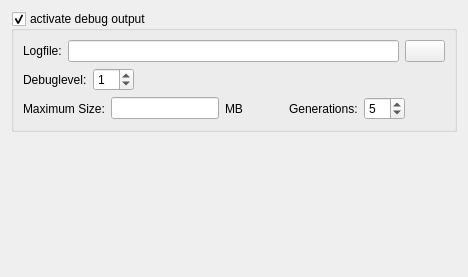
     <widget class="QWidget" name="tab_4">
      <attribute name="icon">
       <iconset resource="../resources.qrc">
        <normaloff>:/icons/resources/bug.png</normaloff>:/icons/resources/bug.png</iconset>
      </attribute>
      <attribute name="title">
       <string>Debug</string>
      </attribute>
      <layout class="QVBoxLayout" name="verticalLayout_11">
       <item>
        <widget class="QGroupBox" name="enableDebug">
         <property name="title">
          <string>activate debug output</string>
         </property>
         <property name="checkable">
          <bool>true</bool>
         </property>
         <layout class="QVBoxLayout" name="verticalLayout_5">
          <item>
           <layout class="QHBoxLayout" name="horizontalLayout_9">
            <item>
             <widget class="QLabel" name="label_14">
              <property name="text">
               <string>Logfile:</string>
              </property>
             </widget>
            </item>
            <item>
             <widget class="QLineEdit" name="logfile"/>
            </item>
            <item>
             <widget class="QPushButton" name="logfileButton">
              <property name="text">
               <string/>
              </property>
              <property name="icon">
               <iconset resource="../resources.qrc">
                <normaloff>:/icons/resources/folder-open-16.png</normaloff>:/icons/resources/folder-open-16.png</iconset>
              </property>
              <property name="iconSize">
               <size>
                <width>16</width>
                <height>16</height>
               </size>
              </property>
             </widget>
            </item>
           </layout>
          </item>
          <item>
           <layout class="QHBoxLayout" name="horizontalLayout_10">
            <item>
             <widget class="QLabel" name="label_15">
              <property name="text">
               <string>Debuglevel:</string>
              </property>
             </widget>
            </item>
            <item>
             <widget class="QSpinBox" name="debuglevel">
              <property name="maximum">
               <number>10</number>
              </property>
              <property name="value">
               <number>1</number>
              </property>
             </widget>
            </item>
            <item>
             <spacer name="horizontalSpacer_7">
              <property name="orientation">
               <enum>Qt::Horizontal</enum>
              </property>
              <property name="sizeHint" stdset="0">
               <size>
                <width>40</width>
                <height>20</height>
               </size>
              </property>
             </spacer>
            </item>
           </layout>
          </item>
          <item>
           <layout class="QHBoxLayout" name="horizontalLayout_11">
            <item>
             <widget class="QLabel" name="label_16">
              <property name="text">
               <string>Maximum Size:</string>
              </property>
             </widget>
            </item>
            <item>
             <widget class="QLineEdit" name="logfileSize"/>
            </item>
            <item>
             <widget class="QLabel" name="label_17">
              <property name="text">
               <string>MB</string>
              </property>
             </widget>
            </item>
            <item>
             <spacer name="horizontalSpacer_9">
              <property name="orientation">
               <enum>Qt::Horizontal</enum>
              </property>
              <property name="sizeType">
               <enum>QSizePolicy::MinimumExpanding</enum>
              </property>
              <property name="sizeHint" stdset="0">
               <size>
                <width>40</width>
                <height>20</height>
               </size>
              </property>
             </spacer>
            </item>
            <item>
             <widget class="QLabel" name="label_18">
              <property name="text">
               <string>Generations:</string>
              </property>
             </widget>
            </item>
            <item>
             <widget class="QSpinBox" name="generations">
              <property name="maximum">
               <number>10</number>
              </property>
              <property name="value">
               <number>5</number>
              </property>
             </widget>
            </item>
            <item>
             <spacer name="horizontalSpacer_8">
              <property name="orientation">
               <enum>Qt::Horizontal</enum>
              </property>
              <property name="sizeHint" stdset="0">
               <size>
                <width>40</width>
                <height>20</height>
               </size>
              </property>
             </spacer>
            </item>
           </layout>
          </item>
         </layout>
        </widget>
       </item>
       <item>
        <spacer name="verticalSpacer_4">
         <property name="orientation">
          <enum>Qt::Vertical</enum>
         </property>
         <property name="sizeHint" stdset="0">
          <size>
           <width>20</width>
           <height>134</height>
          </size>
         </property>
        </spacer>
       </item>
      </layout>
     </widget>
